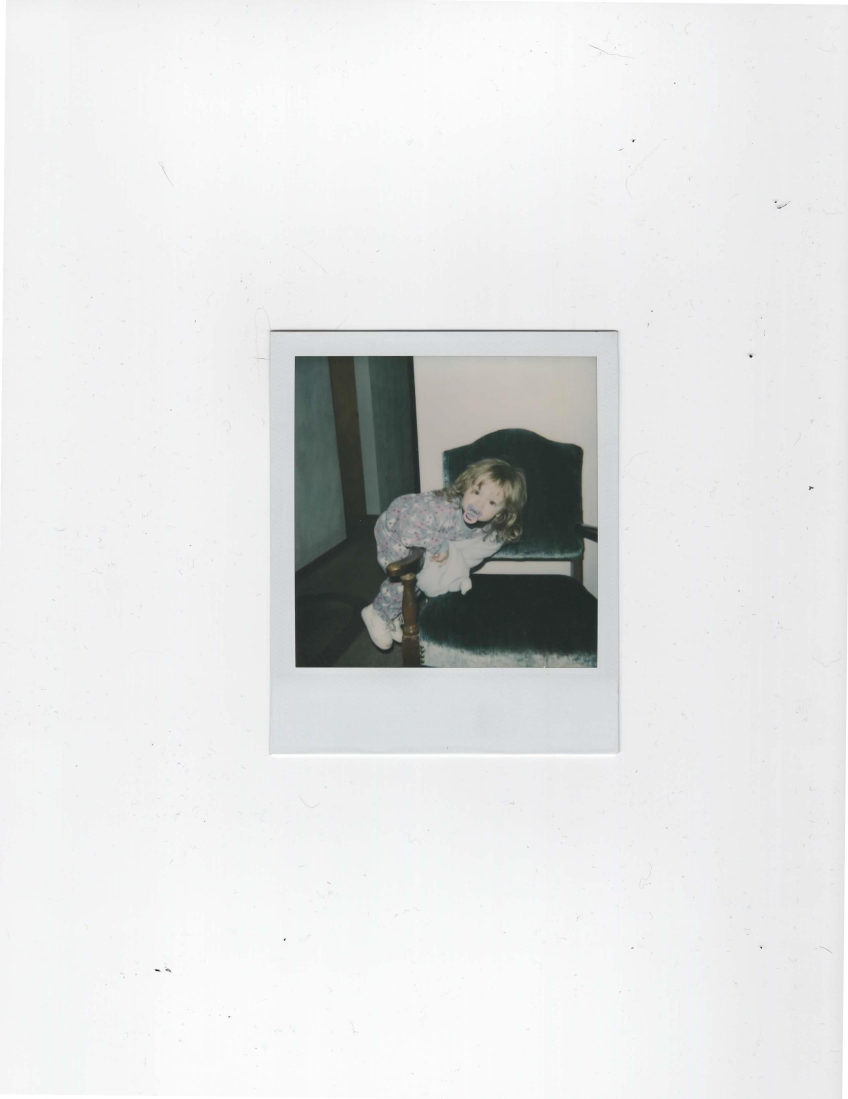
#> input picture img/scan_raw.jpg, 2544 x 3296 px (shown at 1/3 size); its folder holds only this picture in this run
$ python -i app.py   (imports and definitions only)   (older library calls are emulated)
#> lines starting #> are read from the running program, lines starting #| are printed output that depends on the picture; after the words box and inside, x2 and y2 are one past the last pixel; in counts of white or black regions, pixels touching at a corner belong together
# ==========================================
# Variables Potentially Requiring Adjustment
# ==========================================
_fuzzy_white_value = 200 # Lowest RGB pixel value considered 'white'
_fuzzy_noise_value = 1e8 # Maximum pixel area size used to filter scanned image noise
# ==========================================

import datetime, os, subprocess
from threading import Thread

from tkinter import filedialog
from tkinter import *

from PIL import Image, ImageTk
from scipy import ndimage
import numpy as np

_expected_naps_path = 'C:\\Program Files\\NAPS2\\NAPS2.Console.exe'
_ico_filename = 'img\\folder-30.png'

_err  = '[ Error ]   '
_info = '[ Info  ]   '

# Globals- could clean this up
_app = None
_logbox = None
_img_thread = None
_scan_btn = None
_output_dir = None
_output_dir_btn = None
_output_dir_btn_ico = None

# [8 lines left out: function scan_disabled, not called in this run]

def log(type, text):
    _logbox.insert(END, "{}{}\n".format(type, text))

# [17 lines left out: function scan, not called in this run]

def process_image(filename):
#> called with filename = 'img/scan_raw.jpg'
    img = Image.open(filename)
#> img is the input picture: PIL image 2544x3296 RGB; mean R, G, B 224.8, 225.8, 225.5

    img = img.convert('RGB')
    mask = img.convert("L").point(lambda p: p < _fuzzy_white_value and 255)
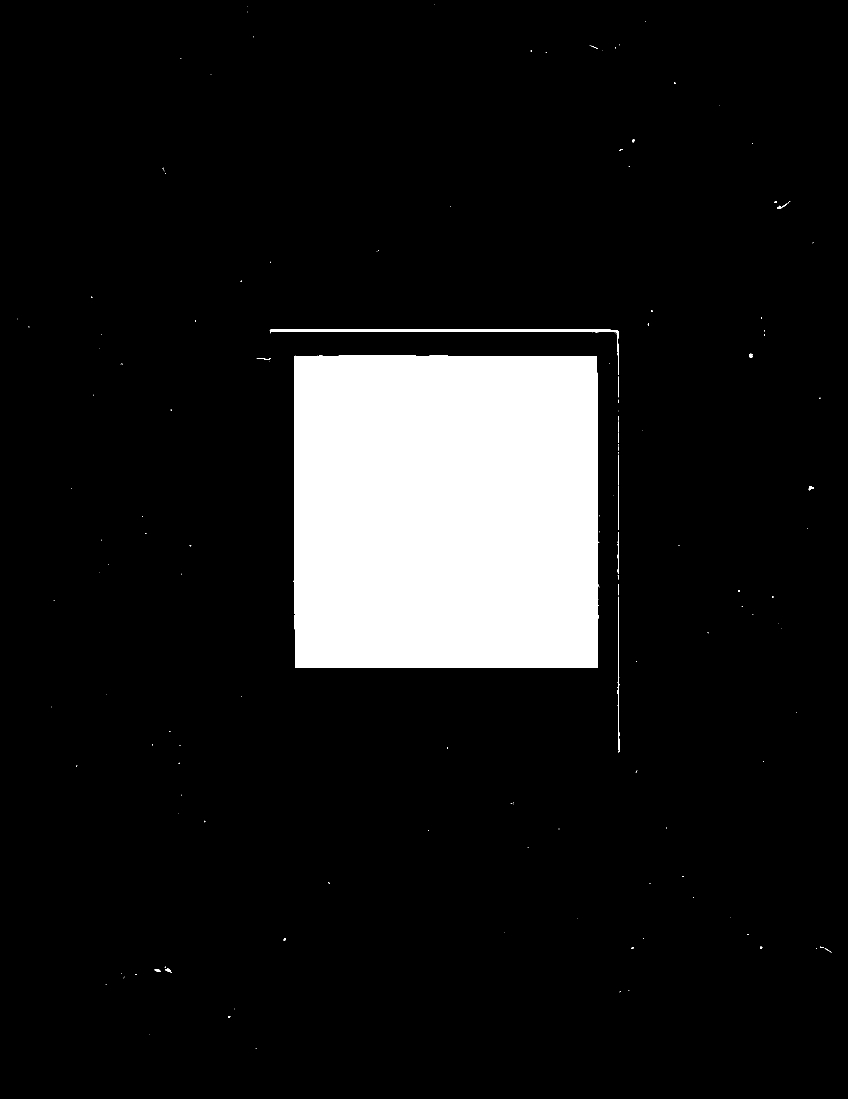
#> mask: PIL image 2544x3296 L (shown at 1/3 size); 10.3% white; 170 white regions (144 under 20 px), largest, box (x1, y1, x2, y2) and area: (882, 1067, 1794, 2004) 851292, (809, 987, 1857, 1125) 8131, (1853, 1790, 1859, 2251) 1058

    # Convert mask to numpy array for processing
    mask_array = np.array(mask)

    # Label connected components in the mask
    structure = np.ones((3, 3), dtype=np.int)  # 8-connectivity
    labeled_array, num_features = ndimage.label(mask_array, structure)
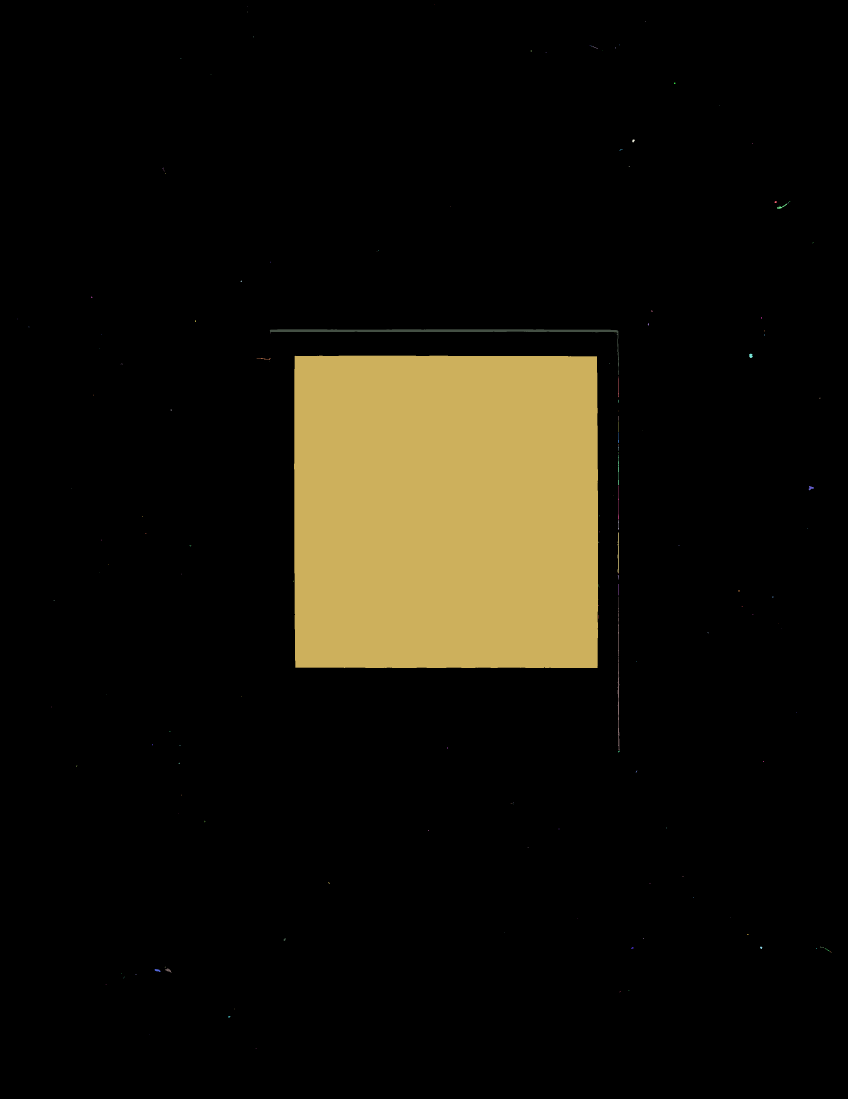
#> labeled_array: shape (3296, 2544) int32 (shown at 1/3 size); 171 distinct labels, from 0 to 170; one colour per label, 0 black
#> num_features = 170

    # Calculate the areas of each component
    sizes = ndimage.sum(mask_array, labeled_array, range(num_features + 1))
#> sizes = 171 values, max 217079460 at index 56, min 0 at index 0, mean 1286564.5

    # Find the label of the largest component
    largest_component_label = sizes.argmax()
#> largest_component_label = 56
    largest_size = sizes[largest_component_label]
#> largest_size = 217079460

    index = 1
    while largest_size > _fuzzy_noise_value:
        # Create a new mask that only includes the largest component
        largest_component_mask = (labeled_array == largest_component_label)

        # Get the bounding box of the largest component
        coords = np.column_stack(np.where(largest_component_mask))
        min_row, min_col = coords.min(axis=0)
        max_row, max_col = coords.max(axis=0)
        bbox = (min_col, min_row, max_col, max_row)

        cropped_img = img.crop(bbox)
        cropped_img.save("{}_cropped_{}.jpg".format(filename[:-4], index))

        # Replace max size with 0 and get the next largest component
        sizes[largest_component_label] = 0
        largest_component_label = sizes.argmax()
        largest_size = sizes[largest_component_label]

        index += 1
#> this loop made 1 pass
#> (min_row, min_col, max_row, max_col, bbox, largest_component_label, largest_size, index) on pass 1: (1067, 882, 2003, 1793, (882, 1067, 1793, 2003), 46, 2073405, 2)
#> pass 1, in process_image, `largest_component_mask = (labeled_array == largest_component_label)`:
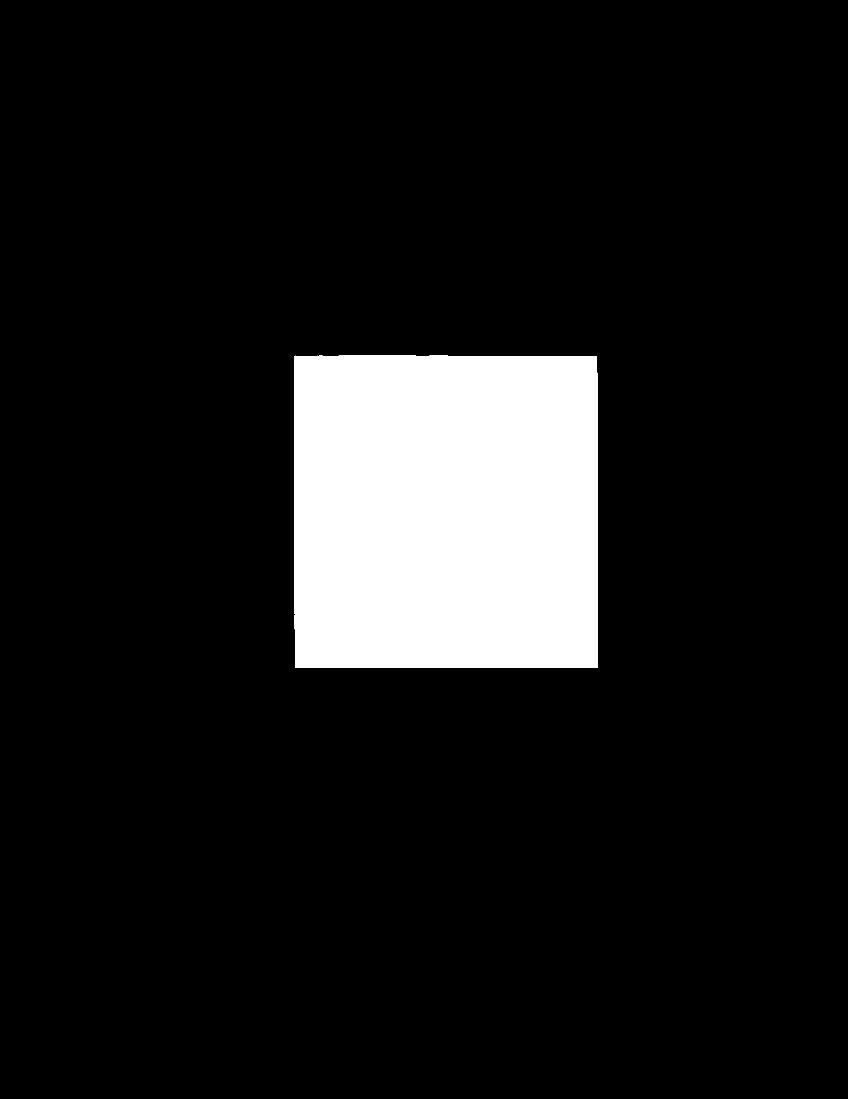
#> largest_component_mask: shape (3296, 2544) bool (shown at 1/3 size); 10.2% white; 1 white region, box (x1, y1, x2, y2) and area: (882, 1067, 1794, 2004) 851292
#> pass 1, in process_image, `cropped_img = img.crop(bbox)`:
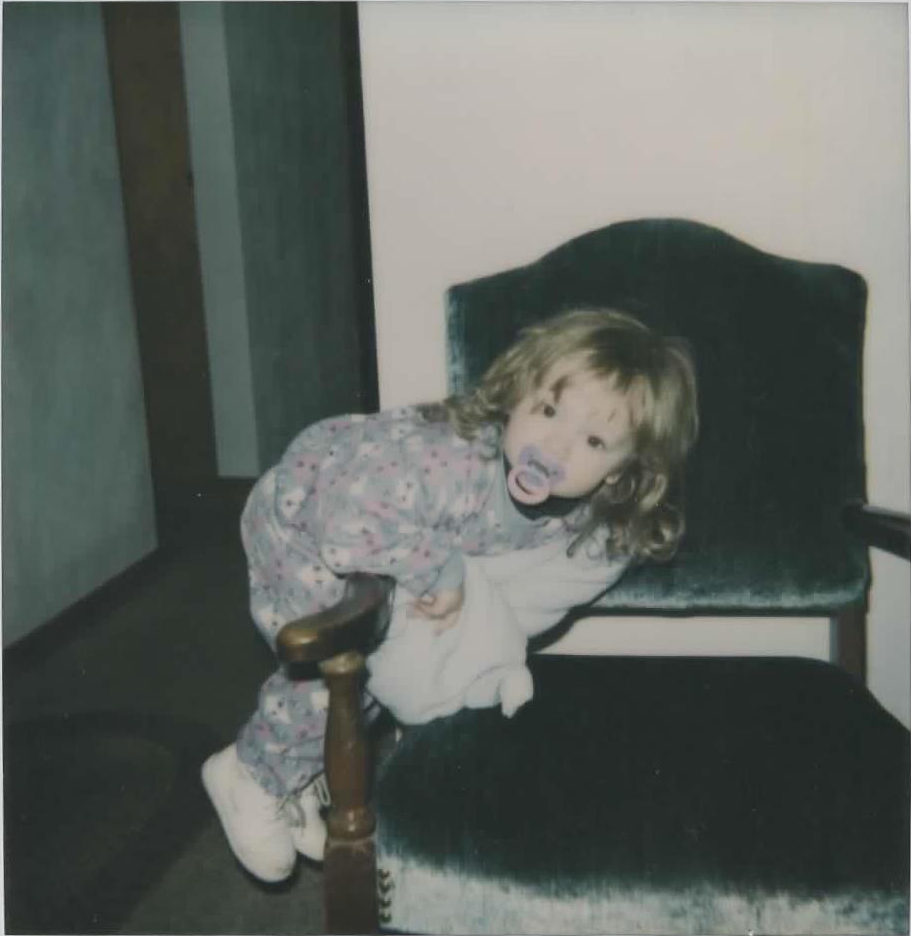
#> cropped_img: PIL image 911x936 RGB; mean R, G, B 95.3, 100.8, 96
#> after the loop, index = 2; sizes = 171 values, max 2073405 at index 46, min 0 at index 0, mean 17093.9

    return index - 1

# [92 lines left out: functions process_image_thread, scan_and_process, exitapp, setoutputdir, buildapp, not called in this run]

# [12 lines not run here, left out]

>>> result = process_image('img/scan_raw.jpg')
#> result = 1
